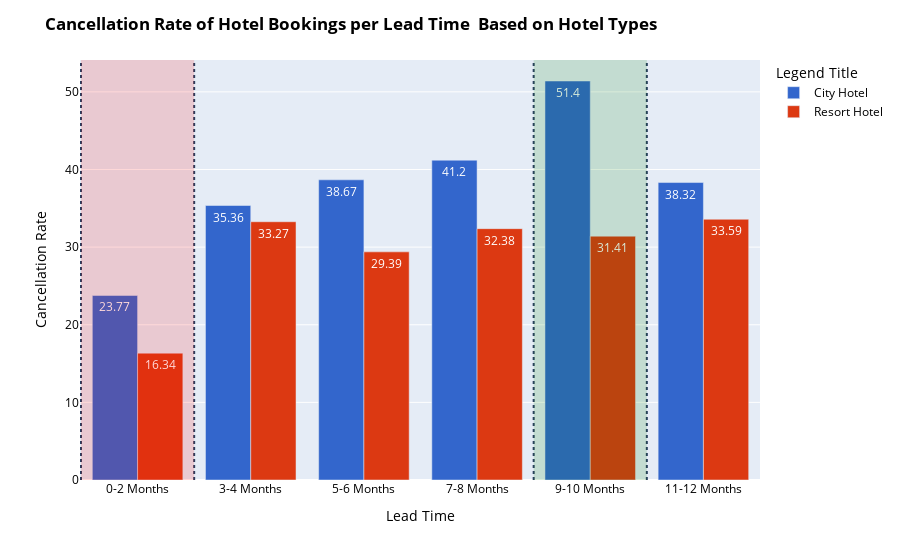

This figure's notebook cell:
### Code cell
fig = px.bar(df_aggregate,
             x='lead_time_grouping',
             y='cancellation_rate',
             color='hotel_type',
             barmode='group',
             text='cancellation_rate',
             color_discrete_sequence=px.colors.qualitative.G10,
             height=500
            )

fig.add_vline(x=3.5, line_dash="dot")
fig.add_vline(x=4.5, line_dash="dot")
fig.add_vrect(x0='3.5', x1='4.5', col=1,
              fillcolor='green',
              opacity=0.15,
              line_width=0
             )

fig.add_vline(x=-0.5, line_dash="dot")
fig.add_vline(x=0.5, line_dash="dot")
fig.add_vrect(x0='-0.5', x1='0.5', col=1,
              fillcolor='red',
              opacity=0.15,
              line_width=0
             )

fig.update_layout(
    title_text='<b>Cancellation Rate of Hotel Bookings per Lead Time\n Based on Hotel Types<br>',
    xaxis={'categoryorder':'array',
           'categoryarray':['0-2 Months',
                            '3-4 Months',
                            '5-6 Months',
                            '7-8 Months',
                            '9-10 Months',
                            '11-12 Months'
                           ]
          },
    xaxis_title='Lead Time',
    yaxis_title='Cancellation Rate',
    legend_title="Legend Title",
    font=dict(
        size=12,
        color='black'
    )
)

### Figure 1 — Plotly figure (JSON) as saved in the notebook; plotly's stock layout.template omitted (floating-point values rounded to 4 significant figures)
{"data": [{"alignmentgroup": "True", "hovertemplate": "hotel_type=City Hotel<br>lead_time_grouping=%{x}<br>cancellation_rate=%{text}<extra></extra>", "legendgroup": "City Hotel", "marker": {"color": "#3366CC", "pattern": {"shape": ""}}, "name": "City Hotel", "offsetgroup": "City Hotel", "orientation": "v", "showlegend": true, "text": [23.77, 38.32, 35.36, 38.67, 41.2, 51.4], "textposition": "auto", "type": "bar", "x": ["0-2 Months", "11-12 Months", "3-4 Months", "5-6 Months", "7-8 Months", "9-10 Months"], "xaxis": "x", "y": [23.77, 38.32, 35.36, 38.67, 41.2, 51.4], "yaxis": "y"}, {"alignmentgroup": "True", "hovertemplate": "hotel_type=Resort Hotel<br>lead_time_grouping=%{x}<br>cancellation_rate=%{text}<extra></extra>", "legendgroup": "Resort Hotel", "marker": {"color": "#DC3912", "pattern": {"shape": ""}}, "name": "Resort Hotel", "offsetgroup": "Resort Hotel", "orientation": "v", "showlegend": true, "text": [16.34, 33.59, 33.27, 29.39, 32.38, 31.41], "textposition": "auto", "type": "bar", "x": ["0-2 Months", "11-12 Months", "3-4 Months", "5-6 Months", "7-8 Months", "9-10 Months"], "xaxis": "x", "y": [16.34, 33.59, 33.27, 29.39, 32.38, 31.41], "yaxis": "y"}], "layout": {"autosize": true, "barmode": "group", "font": {"color": "black", "size": 12}, "legend": {"title": {"text": "Legend Title"}, "tracegroupgap": 0}, "margin": {"t": 60}, "shapes": [{"line": {"dash": "dot"}, "type": "line", "x0": 3.5, "x1": 3.5, "xref": "x", "y0": 0, "y1": 1, "yref": "y domain"}, {"line": {"dash": "dot"}, "type": "line", "x0": 4.5, "x1": 4.5, "xref": "x", "y0": 0, "y1": 1, "yref": "y domain"}, {"fillcolor": "green", "line": {"width": 0}, "opacity": 0.15, "type": "rect", "x0": "3.5", "x1": "4.5", "xref": "x", "y0": 0, "y1": 1, "yref": "y domain"}, {"line": {"dash": "dot"}, "type": "line", "x0": -0.5, "x1": -0.5, "xref": "x", "y0": 0, "y1": 1, "yref": "y domain"}, {"line": {"dash": "dot"}, "type": "line", "x0": 0.5, "x1": 0.5, "xref": "x", "y0": 0, "y1": 1, "yref": "y domain"}, {"fillcolor": "red", "line": {"width": 0}, "opacity": 0.15, "type": "rect", "x0": "-0.5", "x1": "0.5", "xref": "x", "y0": 0, "y1": 1, "yref": "y domain"}], "title": {"text": "<b>Cancellation Rate of Hotel Bookings per Lead Time\n Based on Hotel Types<br>"}, "xaxis": {"anchor": "y", "autorange": true, "categoryarray": ["0-2 Months", "3-4 Months", "5-6 Months", "7-8 Months", "9-10 Months", "11-12 Months"], "categoryorder": "array", "domain": [0, 1], "range": [-0.5065, 5.5], "title": {"text": "Lead Time"}, "type": "category"}, "yaxis": {"anchor": "x", "autorange": true, "domain": [0, 1], "range": [0, 54.11], "title": {"text": "Cancellation Rate"}, "type": "linear"}}}
